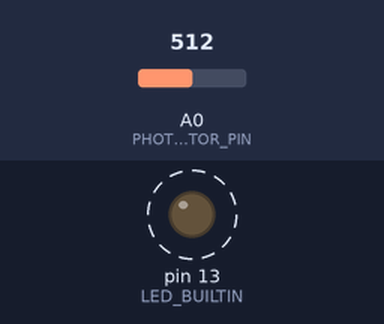
Recording of a sketch running on a simulated Arduino Uno, built with avr-gcc and run on an emulated ATmega328P. Parts: output pins drawn as LEDs (lit = HIGH). Dashed ring = blinking. Inputs (shaded band) come from the test bench; at power-on: A0 (PHOTORESISTOR_PIN) = 512. What the sketch prints to the serial monitor is not drawn.

Above: at 1.7 s.
1.8 s: A0 (PHOTORESISTOR_PIN) set to 527
At 2.4 s:
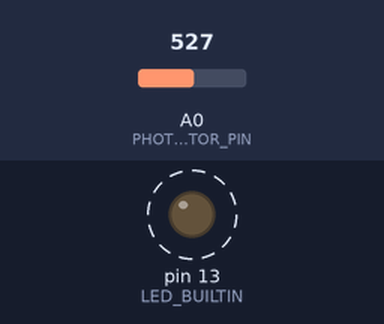
5.3 s: A0 (PHOTORESISTOR_PIN) set to 511
At 5.7 s:
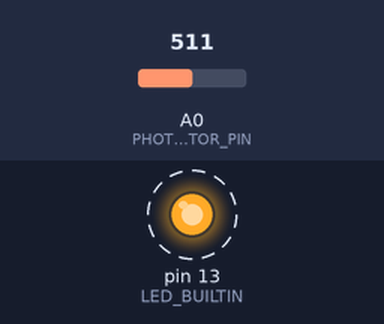
Timing chart, 0 to 14.8 s (numbered marks = the images above; inputs shaded):
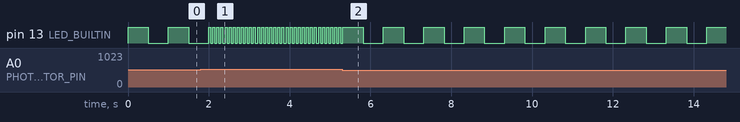

Measured:
- the behaviour switches between 512 and 513 on A0 (PHOTORESISTOR_PIN) (found by bisection; images 0 and 1)
- after the input at 1.8 s, pin 13 (LED_BUILTIN): alternates HIGH for 0.05 s and LOW for 0.05 s, starting after 0.25 s
- after the input at 5.3 s, pin 13 (LED_BUILTIN): alternates HIGH for 0.50 s and LOW for 0.50 s, starting after 0.52 s
- by itself, pin 13 (LED_BUILTIN): alternates HIGH for 0.50 s and LOW for 0.50 s

The sketch:

battery_fix.ino
```cpp
#include "Arduino.h"

const byte PHOTORESISTOR_PIN = A0;

const unsigned int MIN_DELAY = 50;
const unsigned int MAX_DELAY = 500;


void setup() {
  pinMode(LED_BUILTIN, OUTPUT);
  pinMode(PHOTORESISTOR_PIN, INPUT);

  Serial.begin(9600);
}

void loop() {
  unsigned int light_value = analogRead(PHOTORESISTOR_PIN);

  Serial.print("Ligh value: ");
  Serial.print(light_value);

  static unsigned int darkest_light = light_value;
  static unsigned int brightest_light = light_value;

  if (light_value < darkest_light) {
    darkest_light = light_value;
  }
  if (light_value > brightest_light) {
    brightest_light = light_value;
  }

  unsigned int delay_value = map(light_value, darkest_light, brightest_light, MAX_DELAY, MIN_DELAY);

  Serial.print(", Delay value: ");
  Serial.print(delay_value);

  digitalWrite(LED_BUILTIN, HIGH);
  delay(delay_value);
  digitalWrite(LED_BUILTIN, LOW);
  delay(delay_value);
}
```
